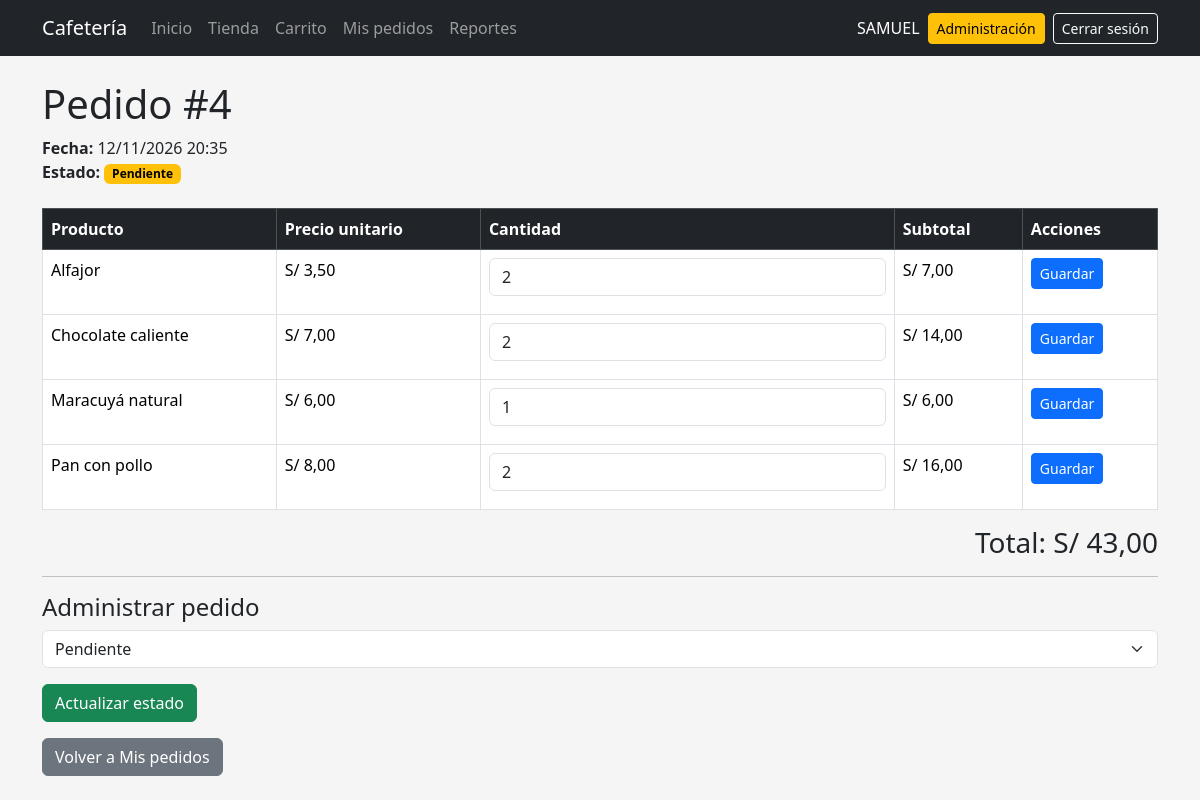
The app's page /pedido/4/ (signed in) with its own data.
### pedidos/models.py (models this page shows, shortened)
class Pedido(models.Model):
    class Estado(models.TextChoices):
        PENDIENTE = "PENDIENTE", "Pendiente"
        PREPARACION = "PREPARACION", "En preparación"
        ATENDIDO = "ATENDIDO", "Atendido"
        CANCELADO = "CANCELADO", "Cancelado"
    usuario = models.ForeignKey(
        settings.AUTH_USER_MODEL,
        on_delete=models.CASCADE,
        related_name="pedidos",
    )
    fecha = models.DateTimeField(auto_now_add=True)
    total = models.DecimalField(
        max_digits=10,
        decimal_places=2,
        default=0,
    )
    estado = models.CharField(
        max_length=20,
        choices=Estado.choices,
        default=Estado.PENDIENTE,
    )
    inventario_devuelto = models.BooleanField(default=False)
    def estados_siguientes(self):
        transiciones = {
            self.Estado.PENDIENTE: [
                self.Estado.PREPARACION,
                self.Estado.CANCELADO,
            ],
            self.Estado.PREPARACION: [
                self.Estado.ATENDIDO,
                self.Estado.CANCELADO,
            ],
            self.Estado.ATENDIDO: [],
            self.Estado.CANCELADO: [],
        }
        return transiciones.get(self.estado, [])
    class Meta:
        ordering = ["-fecha"]

class DetallePedido(models.Model):
    pedido = models.ForeignKey(
        Pedido,
        on_delete=models.CASCADE,
        related_name="detalles",
    )
    producto = models.ForeignKey(
        Producto,
        on_delete=models.CASCADE,
        related_name="detalles_pedido",
    )
    cantidad = models.PositiveIntegerField(
        default=1
    )
    precio_unitario = models.DecimalField(
        max_digits=8,
        decimal_places=2,
        default=0,
    )
    @property
    def subtotal(self):
        return self.precio_unitario * self.cantidad
    class Meta:
        verbose_name = "Detalle de pedido"
        verbose_name_plural = "Detalles de pedido"

class Producto(models.Model):
    nombre = models.CharField(max_length=100)
    descripcion = models.TextField(blank=True)
    categoria = models.ForeignKey(
        Categoria,
        on_delete=models.SET_NULL,
        null=True,
        blank=True,
        related_name="productos",
    )
    precio = models.DecimalField(
        max_digits=8,
        decimal_places=2,
    )
    stock = models.PositiveIntegerField(default=0)
    imagen = models.ImageField(
        upload_to="productos/",
        blank=True,
    )
    activo = models.BooleanField(default=True)
    class Meta:
        ordering = ["nombre"]

### pedidos/views.py (the view)
@login_required
def detalle_pedido(request, pedido_id):
    if request.user.is_staff:
        pedido = get_object_or_404(
            Pedido,
            id=pedido_id,
        )
    else:
        pedido = get_object_or_404(
            Pedido,
            id=pedido_id,
            usuario=request.user,
        )
    detalles = (
        pedido.detalles
        .select_related("producto")
        .all()
    )
    es_administrador = request.user.is_staff
    if es_administrador:
        for detalle in detalles:
            detalle.formulario = CantidadDetalleForm(
                instance=detalle
            )
        formulario_estado = PedidoEstadoForm(
            pedido=pedido,
            initial={
                "estado": pedido.estado,
            },
        )
    else:
        formulario_estado = None
    return render(
        request,
        "pedidos/detalle.html",
        {
            "pedido": pedido,
            "detalles": detalles,
            "es_administrador": es_administrador,
            "formulario_estado": formulario_estado,
        },
    )

### pedidos/forms.py (shortened to what this page needs)
class PedidoEstadoForm(forms.Form):
    estado = forms.ChoiceField(
        label="Cambiar estado",
        choices=Pedido.Estado.choices,
        widget=forms.Select(attrs={"class": "form-select"})
    )
    def __init__(self, *args, pedido=None, **kwargs):
        super().__init__(*args, **kwargs)
        self.pedido = pedido
        if self.pedido is not None:
            estados_permitidos = [
                self.pedido.estado,
                *self.pedido.estados_siguientes(),
            ]
            self.fields["estado"].choices = [
                (valor, etiqueta)
                for valor, etiqueta in Pedido.Estado.choices
                if valor in estados_permitidos
            ]

### pedidos/templates/pedidos/detalle.html (shortened to what this page needs)
{% extends "base.html" %}
{% block content %}
<h1>Pedido #{{ pedido.id }}</h1>
<div class="mb-4">
    <strong>Fecha:</strong>
    {{ pedido.fecha|date:"d/m/Y H:i" }}
    <br>
    <strong>Estado:</strong>
    {% include "pedidos/_estado_badge.html" with pedido=pedido %}
</div>
<div class="table-responsive">
    <table class="table table-bordered">
        <thead class="table-dark">
            <tr>
                <th>Producto</th>
                <th>Precio unitario</th>
                <th>Cantidad</th>
                <th>Subtotal</th>
                {% if es_administrador and pedido.estado == "PENDIENTE" %}
                    <th>Acciones</th>
                {% endif %}
            </tr>
        </thead>
        <tbody>
            {% for detalle in detalles %}
            <tr>
                <td>
                    {{ detalle.producto.nombre }}
                </td>
                <td>
                    S/ {{ detalle.precio_unitario }}
                </td>
                <td>
                    {% if es_administrador and pedido.estado == "PENDIENTE" %}
                        <form method="POST"
                              action="{% url 'editar_cantidad_pedido' pedido.id detalle.id %}">
                            {{ detalle.formulario.cantidad }}
                    {% else %}
                        {{ detalle.cantidad }}
                    {% endif %}
                </td>
                <td>
                    S/ {{ detalle.subtotal }}
                </td>
                {% if es_administrador and pedido.estado == "PENDIENTE" %}
                    <td>
                            <button type="submit" class="btn btn-primary btn-sm">
                                Guardar
                            </button>
                    </td>
                {% endif %}
            </tr>
            {% empty %}
            <tr>
                <td colspan="5" class="text-center">
                    No existen productos.
                </td>
            </tr>
            {% endfor %}
        </tbody>
    </table>
</div>
<div class="text-end">
    <h3>
        Total: S/ {{ pedido.total }}
    </h3>
</div>
{% if es_administrador %}
    <hr>
    <h4>Administrar pedido</h4>
    {% if formulario_estado.fields.estado %}
        {% if formulario_estado.fields.estado.choices|length > 1 %}
            <form method="POST"
                  action="{% url 'cambiar_estado_pedido' pedido.id %}">
                <div class="mb-3">
                    {{ formulario_estado.estado }}
                </div>
                <button type="submit" class="btn btn-success">
                    Actualizar estado
                </button>
            </form>
        {% else %}
            <p class="text-muted">
                Este pedido tiene un estado final y no permite más cambios.
            </p>
        {% endif %}
    {% endif %}
{% endif %}
<a href="{% url 'mis_pedidos' %}" class="btn btn-secondary mt-3">
    Volver a Mis pedidos
</a>
{% endblock %}

### pedidos/templates/base.html (shortened to what this page needs)
{% load static %}
<!DOCTYPE html>
<html lang="es">
<head>
    <link
        href="https://cdn.jsdelivr.net/npm/bootstrap@5.3.3/dist/css/bootstrap.min.css"
        rel="stylesheet"
    >
    <link
        rel="stylesheet"
        href="{% static 'css/base.css' %}"
    >
</head>
<body>
{% if user.is_authenticated %}
<nav
    class="navbar navbar-expand-lg bg-dark"
    data-bs-theme="dark"
>
    <div class="container">
        <a
            class="navbar-brand"
            href="{% url 'inicio' %}"
        >
            Cafetería
        </a>
        <div
            class="collapse navbar-collapse"
            id="menuPrincipal"
        >
            <div class="navbar-nav me-auto">
                <a
                    class="nav-link"
                    href="{% url 'inicio' %}"
                >
                    Inicio
                </a>
                <a
                    class="nav-link"
                    href="{% url 'tienda' %}"
                >
                    Tienda
                </a>
                <a
                    class="nav-link"
                    href="{% url 'ver_carrito' %}"
                >
                    Carrito
                </a>
                <a
                    class="nav-link"
                    href="{% url 'mis_pedidos' %}"
                >
                    Mis pedidos
                </a>
                {% if user.is_staff %}
                <a
                    class="nav-link"
                    href="{% url 'reportes' %}"
                >
                    Reportes
                </a>
                {% endif %}
            </div>
            <div
                class="d-flex align-items-center gap-2"
            >
                <span
                    class="navbar-text text-white"
                >
                    {{ user.username }}
                </span>
                {% if user.is_staff %}
                <a
                    href="{% url 'admin:index' %}"
                    class="btn btn-warning btn-sm"
                >
                    Administración
                </a>
                {% endif %}
                <form
                    method="post"
                    action="{% url 'logout' %}"
                    class="m-0"
                >
                    <button
                        type="submit"
                        class="btn btn-outline-light btn-sm"
                    >
                        Cerrar sesión
                    </button>
                </form>
            </div>
        </div>
    </div>
</nav>
{% endif %}
<main class="container py-4">
    {% block content %}
    {% endblock %}
</main>
</body>
</html>

### static/css/base.css (style rules this page uses)
body { background-color: #f4f4f4; }
form input, form select, form textarea { width: 100%; padding: 8px; margin-bottom: 10px; }
.navbar form { width: auto; }
.navbar form button { width: auto; }
body { background-color: #f5f5f5; }

### records on screen
Pedido: id "4", fecha "12/11/2026 20:35", total "43,00"
DetallePedido: producto.nombre "Alfajor", precio_unitario "3,50", cantidad "2", subtotal "7,00"
DetallePedido: producto.nombre "Chocolate caliente", precio_unitario "7,00", cantidad "2", subtotal "14,00"
DetallePedido: producto.nombre "Maracuyá natural", precio_unitario "6,00", cantidad "1", subtotal "6,00"
DetallePedido: producto.nombre "Pan con pollo", precio_unitario "8,00", cantidad "2", subtotal "16,00"

### other values on screen
{{ user.username }} "SAMUEL"
